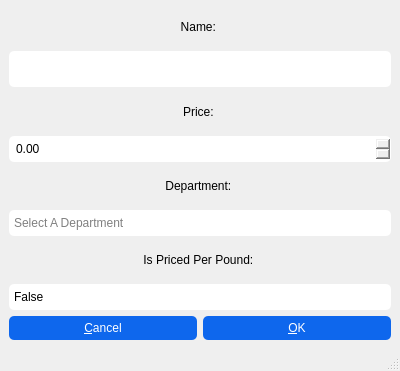
<?xml version="1.0" encoding="UTF-8"?>
<ui version="4.0">
 <class>addItem</class>
 <widget class="QMainWindow" name="addItem">
  <property name="geometry">
   <rect>
    <x>0</x>
    <y>0</y>
    <width>400</width>
    <height>371</height>
   </rect>
  </property>
  <property name="windowTitle">
   <string>Create Item</string>
  </property>
  <widget class="QWidget" name="centralwidget">
   <property name="styleSheet">
    <string notr="true">QComboBox{
border-radius: 5px;
padding: 5px;
color: gray;
}
QComboBox::drop-down { 
	width: 0px; 
}</string>
   </property>
   <layout class="QVBoxLayout" name="verticalLayout">
    <item>
     <widget class="QLabel" name="label_3">
      <property name="text">
       <string>Name: </string>
      </property>
      <property name="alignment">
       <set>Qt::AlignCenter</set>
      </property>
     </widget>
    </item>
    <item>
     <widget class="QLineEdit" name="name">
      <property name="styleSheet">
       <string notr="true">QLineEdit{
    padding: 10px;
    border-radius: 5px;
    }</string>
      </property>
     </widget>
    </item>
    <item>
     <widget class="QLabel" name="label_4">
      <property name="text">
       <string>Price: </string>
      </property>
      <property name="alignment">
       <set>Qt::AlignCenter</set>
      </property>
     </widget>
    </item>
    <item>
     <widget class="QDoubleSpinBox" name="price">
      <property name="styleSheet">
       <string notr="true">QDoubleSpinBox{
    border-radius: 5px;
    padding: 5px;
}
</string>
      </property>
     </widget>
    </item>
    <item>
     <widget class="QLabel" name="label_8">
      <property name="text">
       <string>Department: </string>
      </property>
      <property name="alignment">
       <set>Qt::AlignCenter</set>
      </property>
     </widget>
    </item>
    <item>
     <widget class="QComboBox" name="department">
      <property name="styleSheet">
       <string notr="true"/>
      </property>
      <property name="currentText">
       <string/>
      </property>
      <property name="currentIndex">
       <number>-1</number>
      </property>
      <property name="placeholderText">
       <string>Select A Department</string>
      </property>
      <item>
       <property name="text">
        <string>Produce</string>
       </property>
      </item>
      <item>
       <property name="text">
        <string>Pharmacy</string>
       </property>
      </item>
      <item>
       <property name="text">
        <string>Wine And Spirits</string>
       </property>
      </item>
      <item>
       <property name="text">
        <string>Deli</string>
       </property>
      </item>
      <item>
       <property name="text">
        <string>Health And Beauty</string>
       </property>
      </item>
      <item>
       <property name="text">
        <string>Meat</string>
       </property>
      </item>
      <item>
       <property name="text">
        <string>General</string>
       </property>
      </item>
      <item>
       <property name="text">
        <string>Dairy</string>
       </property>
      </item>
      <item>
       <property name="text">
        <string>Frozen</string>
       </property>
      </item>
      <item>
       <property name="text">
        <string>Bakery</string>
       </property>
      </item>
     </widget>
    </item>
    <item>
     <widget class="QLabel" name="label_2">
      <property name="text">
       <string>Is Priced Per Pound: </string>
      </property>
      <property name="alignment">
       <set>Qt::AlignCenter</set>
      </property>
     </widget>
    </item>
    <item>
     <widget class="QComboBox" name="isPerPound">
      <property name="styleSheet">
       <string notr="true">QComboBox{
color: black;
}</string>
      </property>
      <item>
       <property name="text">
        <string>False</string>
       </property>
      </item>
      <item>
       <property name="text">
        <string>True</string>
       </property>
      </item>
     </widget>
    </item>
    <item>
     <layout class="QHBoxLayout" name="horizontalLayout">
      <item>
       <widget class="QPushButton" name="CancelBtn">
        <property name="styleSheet">
         <string notr="true">QPushButton{
    color: white;
    background-color: #0e67ed;
    border-radius: 5px;
    padding: 5px;
}</string>
        </property>
        <property name="text">
         <string>&amp;Cancel</string>
        </property>
       </widget>
      </item>
      <item>
       <widget class="QPushButton" name="OKBtn">
        <property name="styleSheet">
         <string notr="true">QPushButton{
    color: white;
    background-color: #0e67ed;
    border-radius: 5px;
    padding: 5px;
}</string>
        </property>
        <property name="text">
         <string>&amp;OK</string>
        </property>
       </widget>
      </item>
     </layout>
    </item>
   </layout>
  </widget>
  <widget class="QMenuBar" name="menubar">
   <property name="geometry">
    <rect>
     <x>0</x>
     <y>0</y>
     <width>400</width>
     <height>17</height>
    </rect>
   </property>
  </widget>
  <widget class="QStatusBar" name="statusbar"/>
 </widget>
 <resources/>
 <connections/>
</ui>
